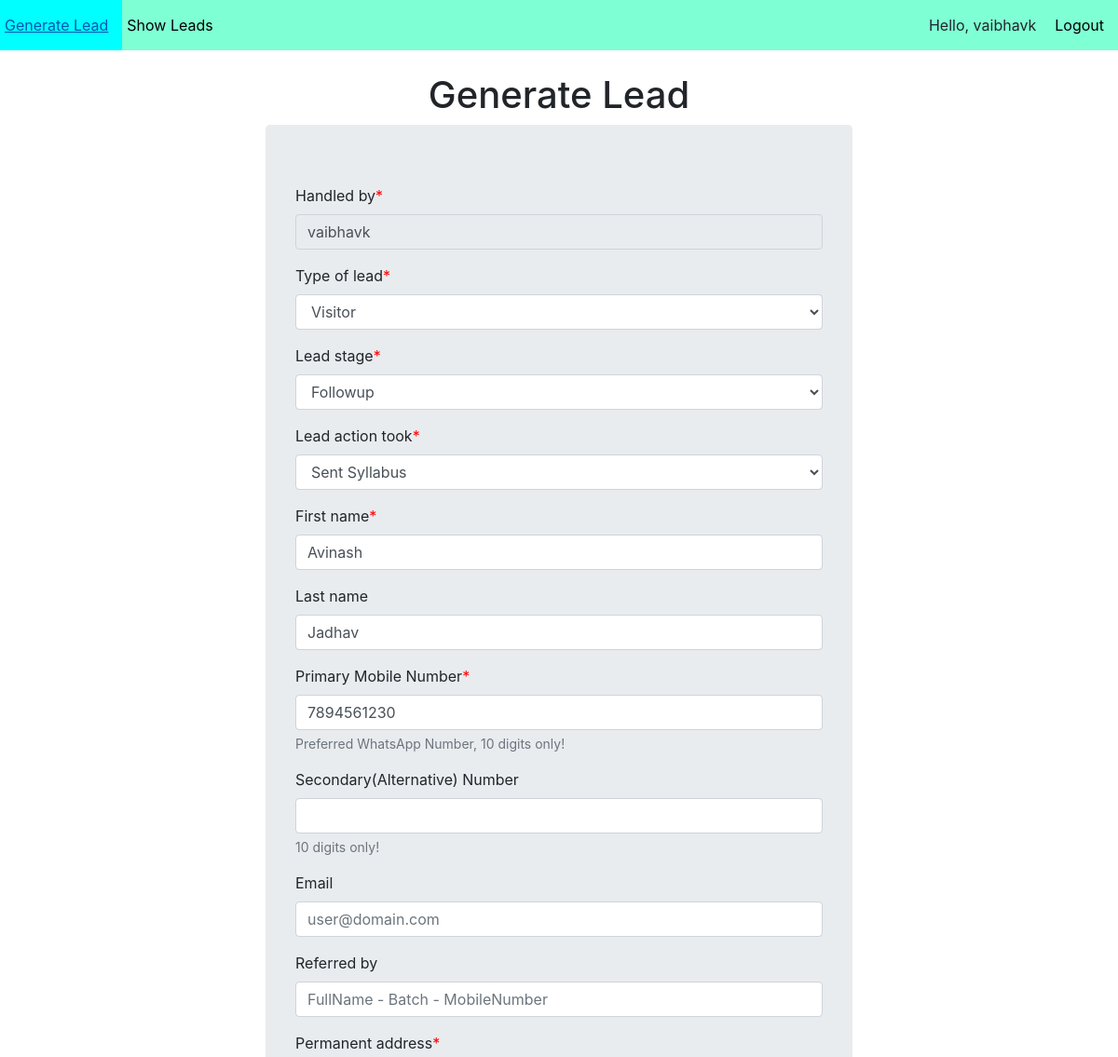
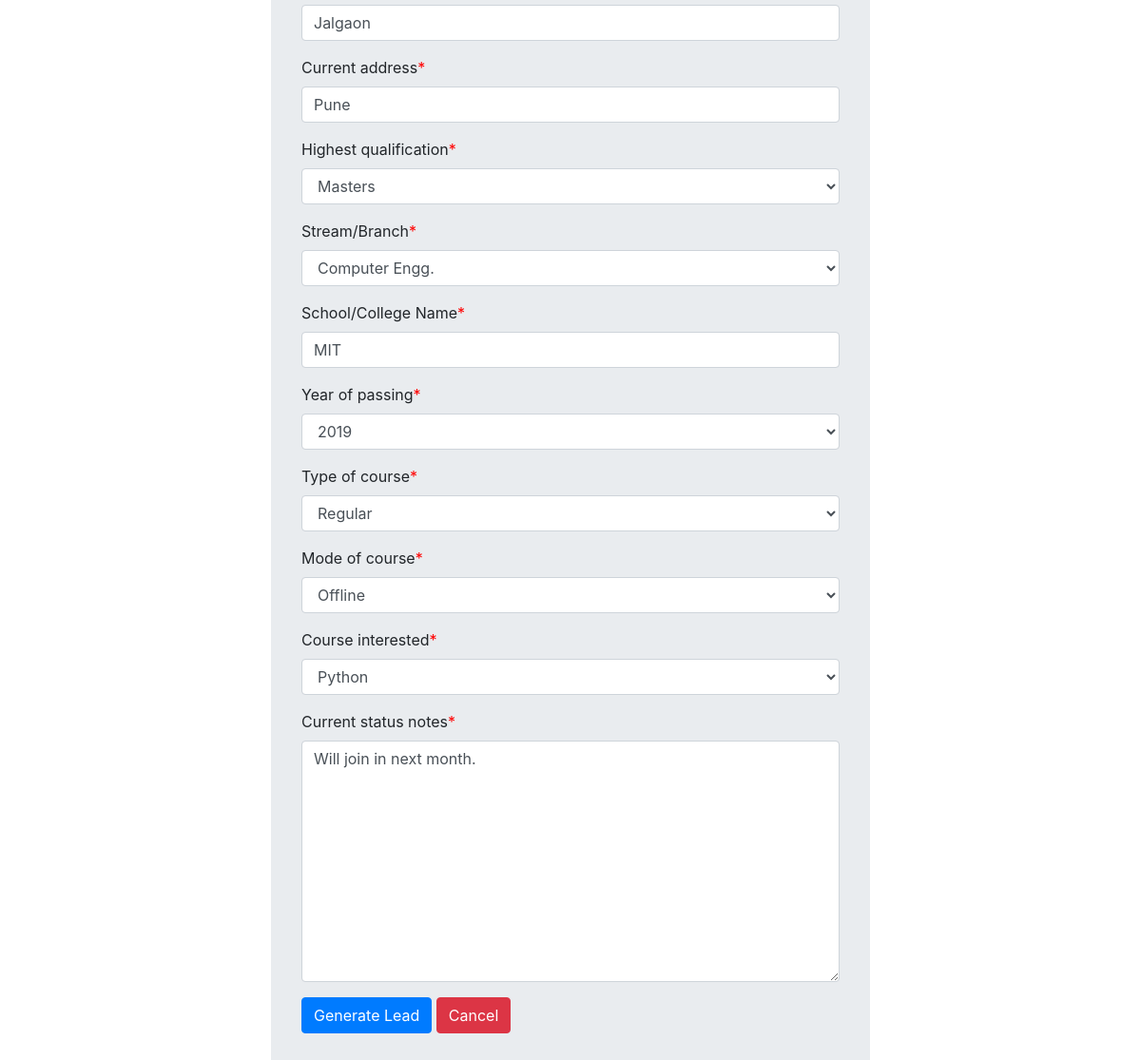
The app's page /leads/update/2/ (signed in) with its own data (2 pictures, top to bottom).
### LeadGeneration/models.py (models this page shows)
class Lead(models.Model):
    date = models.DateTimeField(auto_now_add=True)
    handled_by = models.CharField(max_length=32)
    type_of_lead = models.CharField(max_length=32, choices=type_of_lead_choices)
    lead_stage = models.CharField(max_length=32, choices=lead_stage_choices)
    lead_action_took = models.CharField(max_length=64, choices=lead_action_took_choices)
    first_name = models.CharField(max_length=32)
    last_name = models.CharField(max_length=32,blank=True)
    mobile_number = models.CharField(max_length=10,unique=True)
    mobile_number2 = models.CharField(max_length=10,blank=True)
    email = models.EmailField(blank=True)
    referred_by = models.CharField(max_length=32,blank=True)
    permanent_address = models.CharField(max_length=64)
    current_address = models.CharField(max_length=64)
    highest_qualification = models.CharField(max_length=32,choices=highest_qualification_choices)
    stream = models.CharField(max_length=32,choices=stream_choices)
    school_college = models.CharField(max_length=64)
    year_of_passing = models.CharField(max_length=32,choices=year_of_passing_choices)
    type_of_course = models.CharField(max_length=32,choices=type_of_course_choices)
    mode_of_course = models.CharField(max_length=32,choices=mode_of_course_choices)
    course_interested = models.CharField(max_length=32,choices=course_interested_choices)
    current_status_notes = models.CharField(max_length=128)

### LeadGeneration/views.py (the view)
# urls.py: path('update/<int:leadid>/',views.updateLeadView,name='update_lead'),
@login_required(login_url='login')
def updateLeadView(request,leadid):
    lead = Lead.objects.get(id=leadid)
    form = LeadModelForm(instance=lead,
                         initial={
                             'handled_by': request.user
                         }
                         )#BlankForm
    if request.method == 'POST':
        form = LeadModelForm(request.POST,instance=lead)
        if form.is_valid():
            form.save()
            return redirect('show_leads')
    context = {'form':form}
    template_name = 'LeadGeneration/generate_lead.html'
    return render(request,template_name,context)

### LeadGeneration/forms.py
class LeadModelForm(forms.ModelForm):
    class Meta:
        model = Lead
        fields = '__all__'
        labels = {
            'mobile_number':'Primary Mobile Number',
            'mobile_number2':'Secondary(Alternative) Number',
            'stream':'Stream/Branch',
            'school_college':'School/College Name'
        }
        help_texts = {
            'mobile_number':'Preferred WhatsApp Number, 10 digits only!',
            'mobile_number2':'10 digits only!'
        }
        widgets = {
            'current_status_notes':forms.Textarea(),
            'email':forms.TextInput(
                attrs={
                    'placeholder':'user@domain.com'
                }
            ),
            'referred_by':forms.TextInput(attrs={'placeholder':'FullName - Batch - MobileNumber'}),
            'handled_by':forms.TextInput(attrs={'readonly':True})
        }

### templates/LeadGeneration/generate_lead.html (shortened to what this page needs)
{% extends 'layout.html' %}
{% load crispy_forms_tags %}
{% block content %}
    <h1 style="text-align: center;">Generate Lead</h1>
    <div class="container" style="width: 55%;">
        <form method="post" class="jumbotron">
            {{form|crispy}}
            <input type="submit" value="Generate Lead" class="btn btn-primary">
            <a href="{% url 'show_leads' %}">
                <input type="button" value="Cancel" class="btn btn-danger">
            </a>
        </form>
    </div>
{% endblock %}

### templates/layout.html (shortened to what this page needs)
<!DOCTYPE html>
{% load static %}
<html lang="en">
<head>
    <link rel="stylesheet" href="https://cdn.jsdelivr.net/npm/bootstrap@4.6.1/dist/css/bootstrap.min.css">
    <link rel="stylesheet" href="{% static 'myStyle.css' %}">
</head>
<body>
    <ul class="mynavbar">
        <li><a href="{% url 'generate_lead' %}">Generate Lead</a></li>
        <li><a href="{% url 'show_leads' %}">Show Leads</a></li>
        <span class="authlinks">
            {% if user.is_authenticated %}
                <li><a>Hello, {{user.username}}</a></li>
                <li><a href="{% url 'logout' %}">Logout</a></li>
            {% else %}
                <li><a href="{% url 'register' %}">Register</a></li>
                <li><a href="{% url 'login' %}">Login</a></li>
            {% endif %}
        </span>
    </ul>
    <br>
    {% block content %}{% endblock %}
</body>
</html>

### static/myStyle.css (style rules this page uses)
.mynavbar { background-color: aquamarine; list-style-type: none; overflow: hidden; margin: 0; padding:0; }
li { float: left; }
li a { padding:15px 15px 15px 5px; color: black; display: block; }
.authlinks { float: right; }
span.asteriskField { color: red; }

### records on screen
Lead: handled_by "vaibhavk", type_of_lead "Visitor", lead_stage "Followup", lead_action_took "Sent Syllabus", first_name "Avinash", last_name "Jadhav", mobile_number "7894561230", permanent_address "Jalgaon", current_address "Pune", highest_qualification "Masters", stream "Computer Engg.", school_college "MIT", year_of_passing "2019", type_of_course "Regular", mode_of_course "Offline", course_interested "Python", current_status_notes "Will join in next month."

### other values on screen
{{ user.username }} "vaibhavk"
